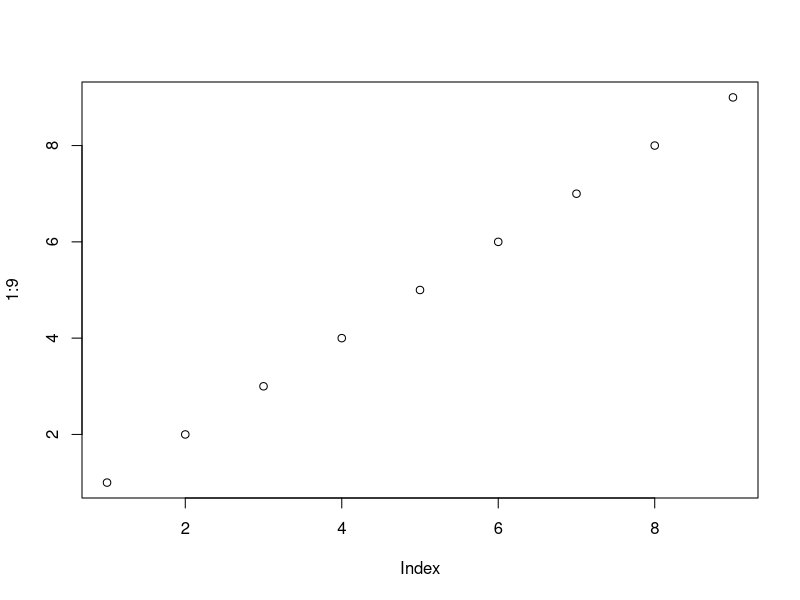
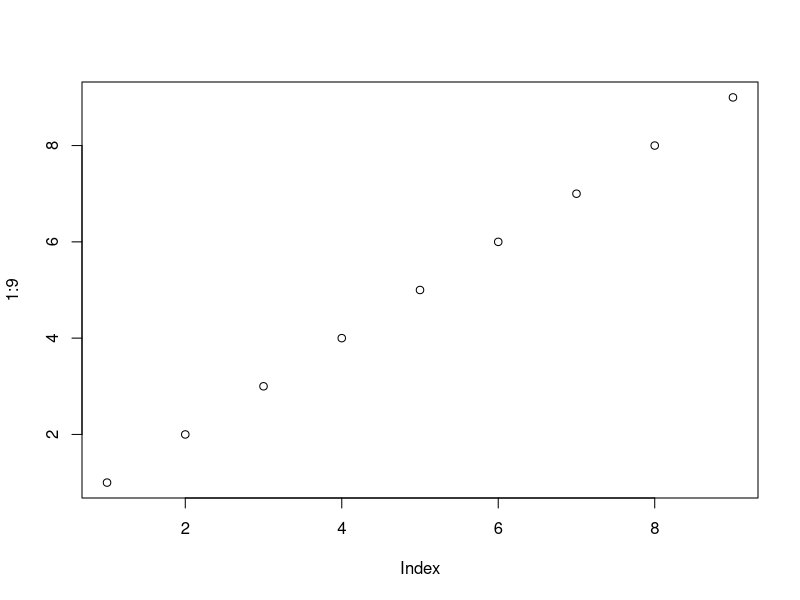

Generate these figures, in order, with R:
## ---- chunk 1
library(tidyverse)
library(rmarkdown)
library(knitr)
## ---- chunk 2
include_graphics("https://heima.hafro.is/~einarhj/crfmr_img/data_science.png")
## ---- chunk 3
include_graphics("https://heima.hafro.is/~einarhj/crfmr_img/markdown.png")
## ---- chunk 4
include_graphics("https://heima.hafro.is/~einarhj/crfmr_img/markdownChunk.png")
## ---- chunk 5
x <- 1
x
## ---- chunk 6
x <- 1
x
## ---- chunk 7
plot(1:9)
## ---- chunk 8
plot(1:9)
## ---- chunk 9
tab <- tibble(x=1:3,a=letters[x])
kable(tab,caption = 'This is a table caption')
